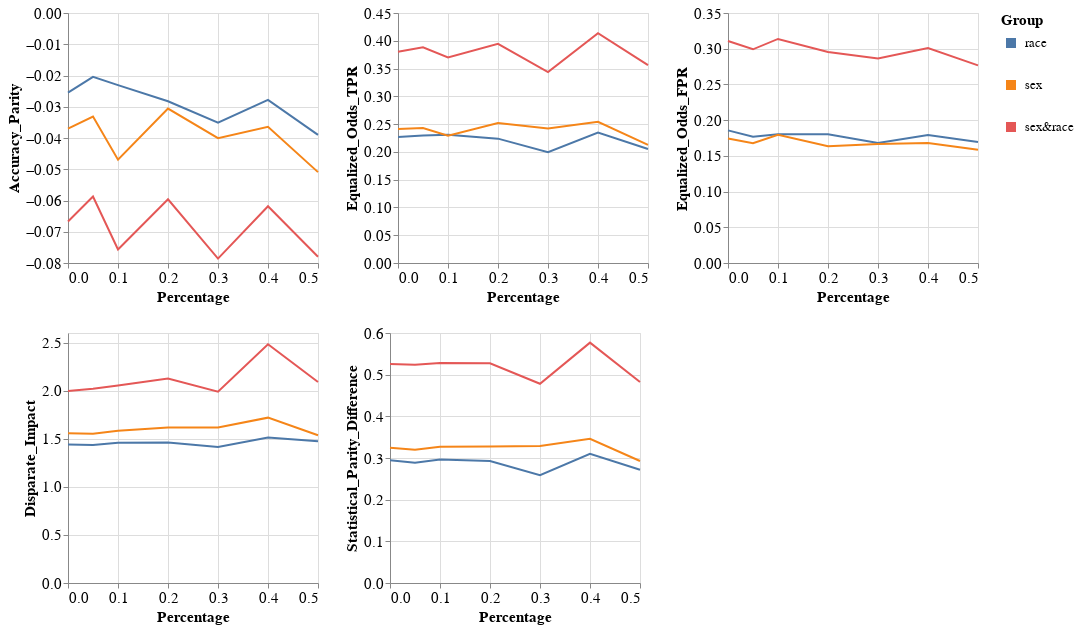

The code cell stored with this chart in its notebook:
### Code cell
visualizer.create_groups_grid_pct_lines_plot(model_name=MODEL_NAMES[0],
                                             target_preprocessing_technique=PREPROCESSING_TECHNIQUES[0],
                                             group_metrics_type='fairness')

### Figure 1 — Vega-Lite specification as saved in the notebook (floating-point values rounded to 4 significant figures)
{"config": {"view": {"continuousWidth": 400, "continuousHeight": 300}, "axis": {"labelFontSize": 15, "titleFontSize": 15}, "legend": {"labelFontSize": 13, "symbolStrokeWidth": 10, "titleFontSize": 15}}, "vconcat": [{"hconcat": [{"mark": "line", "encoding": {"color": {"field": "Group", "type": "nominal"}, "x": {"field": "Percentage", "type": "quantitative"}, "y": {"field": "Metric_Value", "title": "Accuracy_Parity", "type": "quantitative"}}, "height": 250, "width": 250}, {"data": {"name": "data-aa746182b28e675d9615ed4ca59ca139"}, "mark": "line", "encoding": {"color": {"field": "Group", "type": "nominal"}, "x": {"field": "Percentage", "type": "quantitative"}, "y": {"field": "Metric_Value", "title": "Equalized_Odds_TPR", "type": "quantitative"}}, "height": 250, "width": 250}, {"data": {"name": "data-90b5cd6300f8308d34c5f778f2af21c2"}, "mark": "line", "encoding": {"color": {"field": "Group", "type": "nominal"}, "x": {"field": "Percentage", "type": "quantitative"}, "y": {"field": "Metric_Value", "title": "Equalized_Odds_FPR", "type": "quantitative"}}, "height": 250, "width": 250}]}, {"hconcat": [{"mark": "line", "encoding": {"color": {"field": "Group", "type": "nominal"}, "x": {"field": "Percentage", "type": "quantitative"}, "y": {"field": "Metric_Value", "title": "Disparate_Impact", "type": "quantitative"}}, "height": 250, "width": 250}, {"data": {"name": "data-7211ec8b9c25cf6c475d553edf01fb2b"}, "mark": "line", "encoding": {"color": {"field": "Group", "type": "nominal"}, "x": {"field": "Percentage", "type": "quantitative"}, "y": {"field": "Metric_Value", "title": "Statistical_Parity_Difference", "type": "quantitative"}}, "height": 250, "width": 250}], "data": {"name": "data-5eb7e07e1466fbddc9a08dd5007b58c1"}}], "data": {"name": "data-554e3f25395f0dc0df7504cd86633201"}, "$schema": "https://vega.github.io/schema/vega-lite/v4.17.0.json", "datasets": {"data-554e3f25395f0dc0df7504cd86633201": [{"Model_Name": "DecisionTreeClassifier", "Metric": "Accuracy_Parity", "Group": "race", "Metric_Value": -0.02547, "Percentage": 0.0}, {"Model_Name": "DecisionTreeClassifier", "Metric": "Accuracy_Parity", "Group": "sex", "Metric_Value": -0.03702, "Percentage": 0.0}, {"Model_Name": "DecisionTreeClassifier", "Metric": "Accuracy_Parity", "Group": "sex&race", "Metric_Value": -0.06673, "Percentage": 0.0}, {"Model_Name": "DecisionTreeClassifier", "Metric": "Accuracy_Parity", "Group": "race", "Metric_Value": -0.02045, "Percentage": 0.05}, {"Model_Name": "DecisionTreeClassifier", "Metric": "Accuracy_Parity", "Group": "sex", "Metric_Value": -0.03314, "Percentage": 0.05}, {"Model_Name": "DecisionTreeClassifier", "Metric": "Accuracy_Parity", "Group": "sex&race", "Metric_Value": -0.05873, "Percentage": 0.05}, {"Model_Name": "DecisionTreeClassifier", "Metric": "Accuracy_Parity", "Group": "race", "Metric_Value": -0.02308, "Percentage": 0.1}, {"Model_Name": "DecisionTreeClassifier", "Metric": "Accuracy_Parity", "Group": "sex", "Metric_Value": -0.04695, "Percentage": 0.1}, {"Model_Name": "DecisionTreeClassifier", "Metric": "Accuracy_Parity", "Group": "sex&race", "Metric_Value": -0.07567, "Percentage": 0.1}, {"Model_Name": "DecisionTreeClassifier", "Metric": "Accuracy_Parity", "Group": "race", "Metric_Value": -0.02823, "Percentage": 0.2}, {"Model_Name": "DecisionTreeClassifier", "Metric": "Accuracy_Parity", "Group": "sex", "Metric_Value": -0.03057, "Percentage": 0.2}, {"Model_Name": "DecisionTreeClassifier", "Metric": "Accuracy_Parity", "Group": "sex&race", "Metric_Value": -0.05962, "Percentage": 0.2}, {"Model_Name": "DecisionTreeClassifier", "Metric": "Accuracy_Parity", "Group": "race", "Metric_Value": -0.03507, "Percentage": 0.3}, {"Model_Name": "DecisionTreeClassifier", "Metric": "Accuracy_Parity", "Group": "sex", "Metric_Value": -0.04006, "Percentage": 0.3}, {"Model_Name": "DecisionTreeClassifier", "Metric": "Accuracy_Parity", "Group": "sex&race", "Metric_Value": -0.07859, "Percentage": 0.3}, {"Model_Name": "DecisionTreeClassifier", "Metric": "Accuracy_Parity", "Group": "race", "Metric_Value": -0.02779, "Percentage": 0.4}, {"Model_Name": "DecisionTreeClassifier", "Metric": "Accuracy_Parity", "Group": "sex", "Metric_Value": -0.0364, "Percentage": 0.4}, {"Model_Name": "DecisionTreeClassifier", "Metric": "Accuracy_Parity", "Group": "sex&race", "Metric_Value": -0.06186, "Percentage": 0.4}, {"Model_Name": "DecisionTreeClassifier", "Metric": "Accuracy_Parity", "Group": "race", "Metric_Value": -0.03901, "Percentage": 0.5}, {"Model_Name": "DecisionTreeClassifier", "Metric": "Accuracy_Parity", "Group": "sex", "Metric_Value": -0.05092, "Percentage": 0.5}, {"Model_Name": "DecisionTreeClassifier", "Metric": "Accuracy_Parity", "Group": "sex&race", "Metric_Value": -0.07802, "Percentage": 0.5}], "data-aa746182b28e675d9615ed4ca59ca139": [{"Model_Name": "DecisionTreeClassifier", "Metric": "Equalized_Odds_TPR", "Group": "race", "Metric_Value": 0.227, "Percentage": 0.0}, {"Model_Name": "DecisionTreeClassifier", "Metric": "Equalized_Odds_TPR", "Group": "sex", "Metric_Value": 0.241, "Percentage": 0.0}, {"Model_Name": "DecisionTreeClassifier", "Metric": "Equalized_Odds_TPR", "Group": "sex&race", "Metric_Value": 0.3803, "Percentage": 0.0}, {"Model_Name": "DecisionTreeClassifier", "Metric": "Equalized_Odds_TPR", "Group": "race", "Metric_Value": 0.2295, "Percentage": 0.05}, {"Model_Name": "DecisionTreeClassifier", "Metric": "Equalized_Odds_TPR", "Group": "sex", "Metric_Value": 0.243, "Percentage": 0.05}, {"Model_Name": "DecisionTreeClassifier", "Metric": "Equalized_Odds_TPR", "Group": "sex&race", "Metric_Value": 0.3884, "Percentage": 0.05}, {"Model_Name": "DecisionTreeClassifier", "Metric": "Equalized_Odds_TPR", "Group": "race", "Metric_Value": 0.2307, "Percentage": 0.1}, {"Model_Name": "DecisionTreeClassifier", "Metric": "Equalized_Odds_TPR", "Group": "sex", "Metric_Value": 0.2292, "Percentage": 0.1}, {"Model_Name": "DecisionTreeClassifier", "Metric": "Equalized_Odds_TPR", "Group": "sex&race", "Metric_Value": 0.3701, "Percentage": 0.1}, {"Model_Name": "DecisionTreeClassifier", "Metric": "Equalized_Odds_TPR", "Group": "race", "Metric_Value": 0.2238, "Percentage": 0.2}, {"Model_Name": "DecisionTreeClassifier", "Metric": "Equalized_Odds_TPR", "Group": "sex", "Metric_Value": 0.252, "Percentage": 0.2}, {"Model_Name": "DecisionTreeClassifier", "Metric": "Equalized_Odds_TPR", "Group": "sex&race", "Metric_Value": 0.3946, "Percentage": 0.2}, {"Model_Name": "DecisionTreeClassifier", "Metric": "Equalized_Odds_TPR", "Group": "race", "Metric_Value": 0.1996, "Percentage": 0.3}, {"Model_Name": "DecisionTreeClassifier", "Metric": "Equalized_Odds_TPR", "Group": "sex", "Metric_Value": 0.2421, "Percentage": 0.3}, {"Model_Name": "DecisionTreeClassifier", "Metric": "Equalized_Odds_TPR", "Group": "sex&race", "Metric_Value": 0.3435, "Percentage": 0.3}, {"Model_Name": "DecisionTreeClassifier", "Metric": "Equalized_Odds_TPR", "Group": "race", "Metric_Value": 0.2347, "Percentage": 0.4}, {"Model_Name": "DecisionTreeClassifier", "Metric": "Equalized_Odds_TPR", "Group": "sex", "Metric_Value": 0.2541, "Percentage": 0.4}, {"Model_Name": "DecisionTreeClassifier", "Metric": "Equalized_Odds_TPR", "Group": "sex&race", "Metric_Value": 0.4138, "Percentage": 0.4}, {"Model_Name": "DecisionTreeClassifier", "Metric": "Equalized_Odds_TPR", "Group": "race", "Metric_Value": 0.2052, "Percentage": 0.5}, {"Model_Name": "DecisionTreeClassifier", "Metric": "Equalized_Odds_TPR", "Group": "sex", "Metric_Value": 0.2125, "Percentage": 0.5}, {"Model_Name": "DecisionTreeClassifier", "Metric": "Equalized_Odds_TPR", "Group": "sex&race", "Metric_Value": 0.356, "Percentage": 0.5}], "data-90b5cd6300f8308d34c5f778f2af21c2": [{"Model_Name": "DecisionTreeClassifier", "Metric": "Equalized_Odds_FPR", "Group": "race", "Metric_Value": 0.1857, "Percentage": 0.0}, {"Model_Name": "DecisionTreeClassifier", "Metric": "Equalized_Odds_FPR", "Group": "sex", "Metric_Value": 0.1742, "Percentage": 0.0}, {"Model_Name": "DecisionTreeClassifier", "Metric": "Equalized_Odds_FPR", "Group": "sex&race", "Metric_Value": 0.3107, "Percentage": 0.0}, {"Model_Name": "DecisionTreeClassifier", "Metric": "Equalized_Odds_FPR", "Group": "race", "Metric_Value": 0.1768, "Percentage": 0.05}, {"Model_Name": "DecisionTreeClassifier", "Metric": "Equalized_Odds_FPR", "Group": "sex", "Metric_Value": 0.1677, "Percentage": 0.05}, {"Model_Name": "DecisionTreeClassifier", "Metric": "Equalized_Odds_FPR", "Group": "sex&race", "Metric_Value": 0.2992, "Percentage": 0.05}, {"Model_Name": "DecisionTreeClassifier", "Metric": "Equalized_Odds_FPR", "Group": "race", "Metric_Value": 0.1803, "Percentage": 0.1}, {"Model_Name": "DecisionTreeClassifier", "Metric": "Equalized_Odds_FPR", "Group": "sex", "Metric_Value": 0.1796, "Percentage": 0.1}, {"Model_Name": "DecisionTreeClassifier", "Metric": "Equalized_Odds_FPR", "Group": "sex&race", "Metric_Value": 0.3137, "Percentage": 0.1}, {"Model_Name": "DecisionTreeClassifier", "Metric": "Equalized_Odds_FPR", "Group": "race", "Metric_Value": 0.1803, "Percentage": 0.2}, {"Model_Name": "DecisionTreeClassifier", "Metric": "Equalized_Odds_FPR", "Group": "sex", "Metric_Value": 0.1636, "Percentage": 0.2}, {"Model_Name": "DecisionTreeClassifier", "Metric": "Equalized_Odds_FPR", "Group": "sex&race", "Metric_Value": 0.2954, "Percentage": 0.2}, {"Model_Name": "DecisionTreeClassifier", "Metric": "Equalized_Odds_FPR", "Group": "race", "Metric_Value": 0.168, "Percentage": 0.3}, {"Model_Name": "DecisionTreeClassifier", "Metric": "Equalized_Odds_FPR", "Group": "sex", "Metric_Value": 0.1665, "Percentage": 0.3}, {"Model_Name": "DecisionTreeClassifier", "Metric": "Equalized_Odds_FPR", "Group": "sex&race", "Metric_Value": 0.2862, "Percentage": 0.3}, {"Model_Name": "DecisionTreeClassifier", "Metric": "Equalized_Odds_FPR", "Group": "race", "Metric_Value": 0.1792, "Percentage": 0.4}, {"Model_Name": "DecisionTreeClassifier", "Metric": "Equalized_Odds_FPR", "Group": "sex", "Metric_Value": 0.1678, "Percentage": 0.4}, {"Model_Name": "DecisionTreeClassifier", "Metric": "Equalized_Odds_FPR", "Group": "sex&race", "Metric_Value": 0.3009, "Percentage": 0.4}, {"Model_Name": "DecisionTreeClassifier", "Metric": "Equalized_Odds_FPR", "Group": "race", "Metric_Value": 0.1694, "Percentage": 0.5}, {"Model_Name": "DecisionTreeClassifier", "Metric": "Equalized_Odds_FPR", "Group": "sex", "Metric_Value": 0.1584, "Percentage": 0.5}, {"Model_Name": "DecisionTreeClassifier", "Metric": "Equalized_Odds_FPR", "Group": "sex&race", "Metric_Value": 0.2767, "Percentage": 0.5}], "data-5eb7e07e1466fbddc9a08dd5007b58c1": [{"Model_Name": "DecisionTreeClassifier", "Metric": "Disparate_Impact", "Group": "race", "Metric_Value": 1.44, "Percentage": 0.0}, {"Model_Name": "DecisionTreeClassifier", "Metric": "Disparate_Impact", "Group": "sex", "Metric_Value": 1.556, "Percentage": 0.0}, {"Model_Name": "DecisionTreeClassifier", "Metric": "Disparate_Impact", "Group": "sex&race", "Metric_Value": 1.998, "Percentage": 0.0}, {"Model_Name": "DecisionTreeClassifier", "Metric": "Disparate_Impact", "Group": "race", "Metric_Value": 1.436, "Percentage": 0.05}, {"Model_Name": "DecisionTreeClassifier", "Metric": "Disparate_Impact", "Group": "sex", "Metric_Value": 1.553, "Percentage": 0.05}, {"Model_Name": "DecisionTreeClassifier", "Metric": "Disparate_Impact", "Group": "sex&race", "Metric_Value": 2.02, "Percentage": 0.05}, {"Model_Name": "DecisionTreeClassifier", "Metric": "Disparate_Impact", "Group": "race", "Metric_Value": 1.459, "Percentage": 0.1}, {"Model_Name": "DecisionTreeClassifier", "Metric": "Disparate_Impact", "Group": "sex", "Metric_Value": 1.584, "Percentage": 0.1}, {"Model_Name": "DecisionTreeClassifier", "Metric": "Disparate_Impact", "Group": "sex&race", "Metric_Value": 2.055, "Percentage": 0.1}, {"Model_Name": "DecisionTreeClassifier", "Metric": "Disparate_Impact", "Group": "race", "Metric_Value": 1.462, "Percentage": 0.2}, {"Model_Name": "DecisionTreeClassifier", "Metric": "Disparate_Impact", "Group": "sex", "Metric_Value": 1.618, "Percentage": 0.2}, {"Model_Name": "DecisionTreeClassifier", "Metric": "Disparate_Impact", "Group": "sex&race", "Metric_Value": 2.127, "Percentage": 0.2}, {"Model_Name": "DecisionTreeClassifier", "Metric": "Disparate_Impact", "Group": "race", "Metric_Value": 1.414, "Percentage": 0.3}, {"Model_Name": "DecisionTreeClassifier", "Metric": "Disparate_Impact", "Group": "sex", "Metric_Value": 1.618, "Percentage": 0.3}, {"Model_Name": "DecisionTreeClassifier", "Metric": "Disparate_Impact", "Group": "sex&race", "Metric_Value": 1.99, "Percentage": 0.3}, {"Model_Name": "DecisionTreeClassifier", "Metric": "Disparate_Impact", "Group": "race", "Metric_Value": 1.513, "Percentage": 0.4}, {"Model_Name": "DecisionTreeClassifier", "Metric": "Disparate_Impact", "Group": "sex", "Metric_Value": 1.72, "Percentage": 0.4}, {"Model_Name": "DecisionTreeClassifier", "Metric": "Disparate_Impact", "Group": "sex&race", "Metric_Value": 2.483, "Percentage": 0.4}, {"Model_Name": "DecisionTreeClassifier", "Metric": "Disparate_Impact", "Group": "race", "Metric_Value": 1.473, "Percentage": 0.5}, {"Model_Name": "DecisionTreeClassifier", "Metric": "Disparate_Impact", "Group": "sex", "Metric_Value": 1.537, "Percentage": 0.5}, {"Model_Name": "DecisionTreeClassifier", "Metric": "Disparate_Impact", "Group": "sex&race", "Metric_Value": 2.091, "Percentage": 0.5}], "data-7211ec8b9c25cf6c475d553edf01fb2b": [{"Model_Name": "DecisionTreeClassifier", "Metric": "Statistical_Parity_Difference", "Group": "race", "Metric_Value": 0.2947, "Percentage": 0.0}, {"Model_Name": "DecisionTreeClassifier", "Metric": "Statistical_Parity_Difference", "Group": "sex", "Metric_Value": 0.3248, "Percentage": 0.0}, {"Model_Name": "DecisionTreeClassifier", "Metric": "Statistical_Parity_Difference", "Group": "sex&race", "Metric_Value": 0.5253, "Percentage": 0.0}, {"Model_Name": "DecisionTreeClassifier", "Metric": "Statistical_Parity_Difference", "Group": "race", "Metric_Value": 0.2887, "Percentage": 0.05}, {"Model_Name": "DecisionTreeClassifier", "Metric": "Statistical_Parity_Difference", "Group": "sex", "Metric_Value": 0.3199, "Percentage": 0.05}, {"Model_Name": "DecisionTreeClassifier", "Metric": "Statistical_Parity_Difference", "Group": "sex&race", "Metric_Value": 0.5235, "Percentage": 0.05}, {"Model_Name": "DecisionTreeClassifier", "Metric": "Statistical_Parity_Difference", "Group": "race", "Metric_Value": 0.2965, "Percentage": 0.1}, {"Model_Name": "DecisionTreeClassifier", "Metric": "Statistical_Parity_Difference", "Group": "sex", "Metric_Value": 0.3268, "Percentage": 0.1}, {"Model_Name": "DecisionTreeClassifier", "Metric": "Statistical_Parity_Difference", "Group": "sex&race", "Metric_Value": 0.5283, "Percentage": 0.1}, {"Model_Name": "DecisionTreeClassifier", "Metric": "Statistical_Parity_Difference", "Group": "race", "Metric_Value": 0.2927, "Percentage": 0.2}, {"Model_Name": "DecisionTreeClassifier", "Metric": "Statistical_Parity_Difference", "Group": "sex", "Metric_Value": 0.3278, "Percentage": 0.2}, {"Model_Name": "DecisionTreeClassifier", "Metric": "Statistical_Parity_Difference", "Group": "sex&race", "Metric_Value": 0.5272, "Percentage": 0.2}, {"Model_Name": "DecisionTreeClassifier", "Metric": "Statistical_Parity_Difference", "Group": "race", "Metric_Value": 0.2588, "Percentage": 0.3}, {"Model_Name": "DecisionTreeClassifier", "Metric": "Statistical_Parity_Difference", "Group": "sex", "Metric_Value": 0.329, "Percentage": 0.3}, {"Model_Name": "DecisionTreeClassifier", "Metric": "Statistical_Parity_Difference", "Group": "sex&race", "Metric_Value": 0.4782, "Percentage": 0.3}, {"Model_Name": "DecisionTreeClassifier", "Metric": "Statistical_Parity_Difference", "Group": "race", "Metric_Value": 0.3103, "Percentage": 0.4}, {"Model_Name": "DecisionTreeClassifier", "Metric": "Statistical_Parity_Difference", "Group": "sex", "Metric_Value": 0.346, "Percentage": 0.4}, {"Model_Name": "DecisionTreeClassifier", "Metric": "Statistical_Parity_Difference", "Group": "sex&race", "Metric_Value": 0.5769, "Percentage": 0.4}, {"Model_Name": "DecisionTreeClassifier", "Metric": "Statistical_Parity_Difference", "Group": "race", "Metric_Value": 0.272, "Percentage": 0.5}, {"Model_Name": "DecisionTreeClassifier", "Metric": "Statistical_Parity_Difference", "Group": "sex", "Metric_Value": 0.2929, "Percentage": 0.5}, {"Model_Name": "DecisionTreeClassifier", "Metric": "Statistical_Parity_Difference", "Group": "sex&race", "Metric_Value": 0.4826, "Percentage": 0.5}]}}
